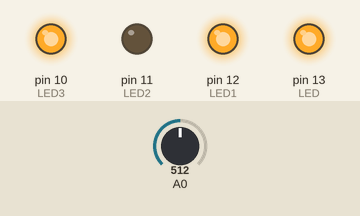
Simulated run of this sketch. Board: Arduino Uno, built with avr-gcc and run on an emulated ATmega328P. Shown: output pins drawn as LEDs (lit = HIGH). Inputs (shaded band) come from the test bench; at power-on: A0 = 512. What the sketch prints to the serial monitor is not drawn.

Above: at 1.3 s.
1.4 s: A0 set to 359
3.2 s: A0 set to 324
At 4.5 s:
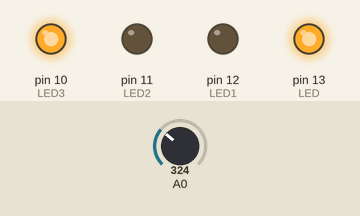
5.5 s: A0 set to 22
7.2 s: A0 set to 18
At 8.8 s:
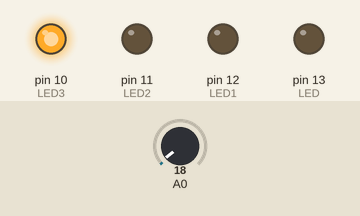
9.5 s: A0 set to 692
At 10.4 s:
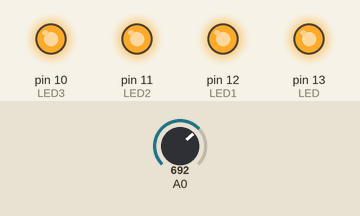
11.5 s: A0 set to 667
At 13.1 s:
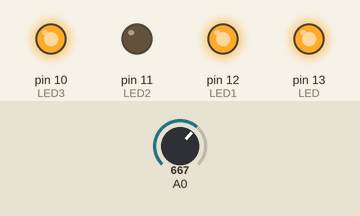
Timing chart, 0 to 14.5 s (numbered marks = the images above; inputs shaded):
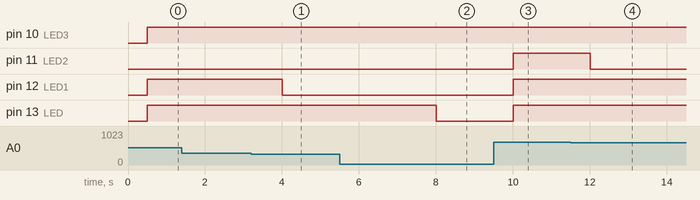

Measured:
- the behaviour switches between 341 and 340 on A0 (found by bisection; images 0 and 1)
- the behaviour switches between 20 and 19 on A0 (found by bisection; images 1 and 2)
- the behaviour switches between 682 and 681 on A0 (found by bisection; images 3 and 4)
- after the input at 1.4 s, every drawn part: stays the same
- after the input at 3.2 s, pin 12 (LED1): HIGH → LOW after 0.80 s
- after the input at 5.5 s, every drawn part: stays the same
- after the input at 7.2 s, pin 13 (LED): HIGH → LOW after 0.80 s
- after the input at 9.5 s, pin 11 (LED2), pin 12 (LED1), pin 13 (LED): LOW → HIGH after 0.51 s
- after the input at 11.5 s, pin 11 (LED2): HIGH → LOW after 0.51 s

The sketch:

PRACTICAIII_ARDUINO.ino
```cpp
const int LED=13;
const int LED1=12;
const int LED2=11;
const int LED3=10;
void setup() {
pinMode(LED,OUTPUT);
pinMode(LED1,OUTPUT);
pinMode(LED2,OUTPUT);
pinMode(LED3,OUTPUT);
//Inicializa el puerto serie
Serial.begin(9600);
}
void loop() {
int lectura;
lectura = analogRead(0); //Toma lectura del ADC
Serial.print(lectura); //Envía el dato leído
delay(500); //Genera un retardo breve
if (lectura<20)
{
digitalWrite(LED,LOW);
}
if (lectura>20 && lectura < 341)
{
digitalWrite(LED,HIGH);
digitalWrite(LED1,LOW);
digitalWrite(LED2,LOW);
}
if (lectura > 341 && lectura < 682)
{
digitalWrite(LED,HIGH);
digitalWrite(LED1,HIGH);
digitalWrite(LED2,LOW);
}
if (lectura > 682)
{
digitalWrite(LED,HIGH);
digitalWrite(LED1,HIGH);
digitalWrite(LED2,HIGH);
}

 if (lectura < 1023)
  {
    digitalWrite(LED3,HIGH);
  }
else
{  digitalWrite(LED3,LOW);
}}
```
